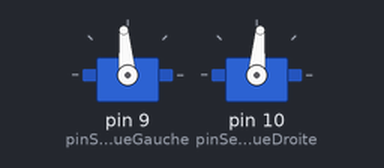
A sketch run on a simulated Arduino Uno, built with avr-gcc and run on an emulated ATmega328P. On the bench: 2 × servo.

Above: at 0.05 s.
Timing chart, 0 to 7.5 s (numbered marks = the images above):
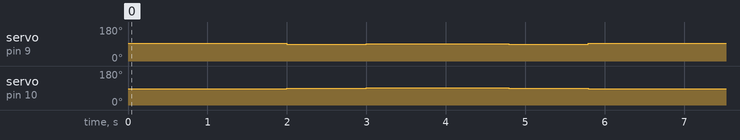

The sketch:

codeRobot.ino
```cpp
//
// Hackteliers Fevrier 2014
// Code pour controller le robot
//

#include <Servo.h>

// #########################
// #  Gestion des moteurs  #
// #########################

#define pinServoRoueGauche 9
#define pinServoRoueDroite 10

#define centerGauche 90
#define centerDroite 90

Servo servoRoueGauche;  // create servo object to control a servo
Servo servoRoueDroite;  // create servo object to control a servo

void initServos()
{
  servoRoueGauche.attach(pinServoRoueGauche);
  servoRoueDroite.attach(pinServoRoueDroite);
}

void stopServos()
{
  servoRoueGauche.write(centerGauche);
  servoRoueDroite.write(centerDroite);
  servoRoueGauche.detach();
  servoRoueDroite.detach();
}

// ######################
// #  Fonction avancer  #
// ######################

void avancer(int vitesse, int duree)
{
  initServos();
  servoRoueGauche.write(centerGauche+vitesse);
  servoRoueDroite.write(centerDroite-vitesse);
  delay(duree);
  stopServos();
}

// ######################
// #  Fonction tourner  #
// ######################

#define rotationEtalon 7150 // time to do 360°

void tourner(float fraction)
{
  int vitesse = 2.5 * fraction / abs(fraction);
  int duree = (int) (rotationEtalon * abs(fraction));

  initServos();
  servoRoueGauche.write(centerGauche+vitesse);
  servoRoueDroite.write(centerDroite+vitesse);
  delay(duree);
  stopServos();
}

// #########################
// #  Pour la calibration  #
// #########################

void calibrationRepos()    { avancer(0,10000); }
void calibrationRotation() { tourner(4); delay(10000); }

// ##################
// #  Le programme  #
// ##################

void setup()
{
}

void loop()
{

  avancer(5,2000);
  delay(1000);
  tourner(0.25);
  delay(1000);

  //calibrationRepos();
  //calibrationRotation();
}
```

Measured:
- by itself, servo on pin 9 (pinServoRoueGauche): repeats every 5.8 s: 92° 1.8 s, 90° 1.0 s, 95° 2.0 s, 90° 1.0 s
- by itself, servo on pin 10 (pinServoRoueDroite): repeats every 5.8 s: 92° 1.8 s, 90° 1.0 s, 85° 2.0 s, 90° 1.0 s
